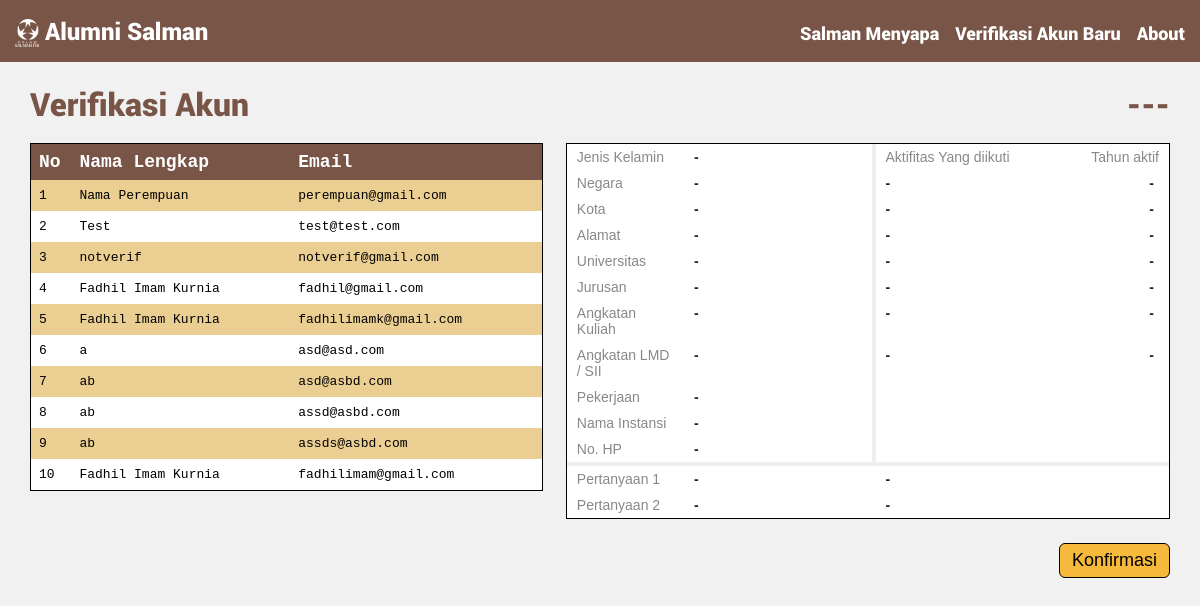
Page /verifikasi/ (signed in) on the earlier database version.
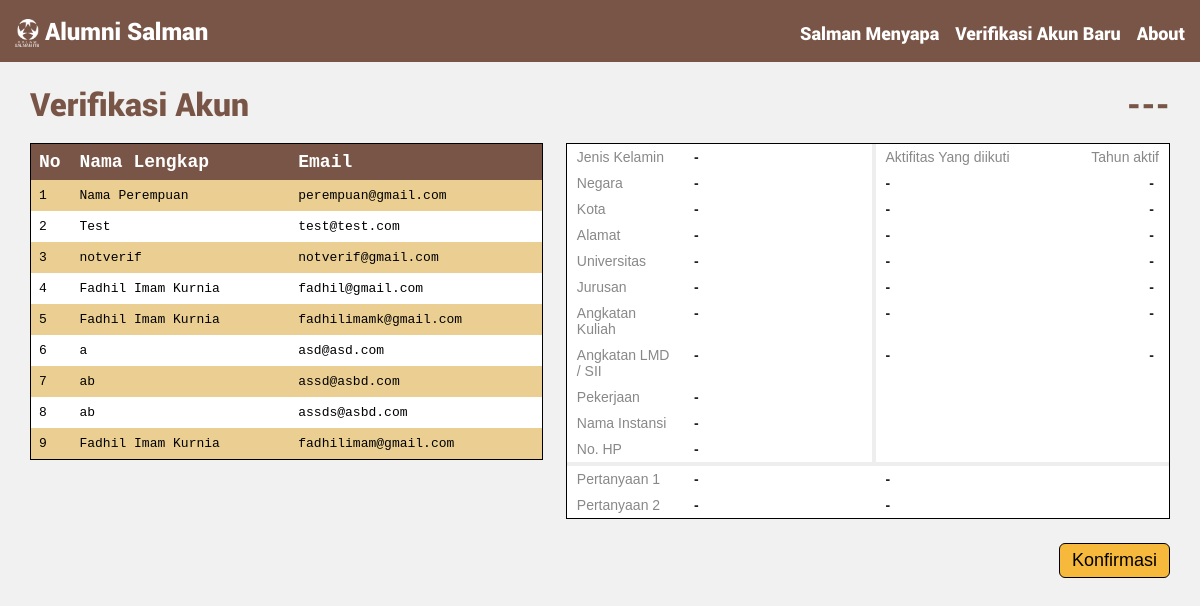
Same page on the later database version.
### alumni/models.py (models this page shows)
class User(Model):
    nama = CharField(max_length=50, null=True)
    email = EmailField(max_length=30, null=True)
    gender = CharField(max_length=20, null=True)
    alamat = CharField(max_length=100, null=True)
    negara = CharField(max_length=20, null=True)
    kota = CharField(max_length=20, null=True)
    no_hp = CharField(max_length=12, null=True)
    univ = CharField(max_length=50, null=True)
    jurusan = CharField(max_length=50, null=True)
    ang_kuliah = CharField(max_length=5, null=True)
    ang_LMD = CharField(max_length=5, null=True)
    pekerjaan = CharField(max_length=50, null=True)
    instansi = CharField(max_length=30, null=True)
    aktifitas = TextField(null=True)
    tahun_aktif = TextField(null=True)
    verified = BooleanField(default=False)
    password = CharField(max_length=50, null=True)
    latitude = DecimalField(max_digits=20, decimal_places=15, null=True)
    longitude = DecimalField(max_digits=20, decimal_places=15, null=True)
    pertanyaan1 = TextField(null=True)
    pertanyaan2 = TextField(null=True)
    jawaban1 = TextField(null=True)
    jawaban2 = TextField(null=True)
    profile_image = ImageField(upload_to=get_image_path, blank=True, null=True)

### alumni/views.py (the view)
# urls.py: url(r'^verifikasi/$', verifikasi, name='verifikasi'),
def verifikasi(request):
    if request.user.is_authenticated:
        users = User.objects.only("nama","email").filter(verified=False)
        context = {'users': users, 'counter': Counter()}
        return render(request, 'verifikasi.html', context)
    else:
        return redirect("/login/")

### alumni/templates/verifikasi.html (shortened to what the changed rows need)
{% extends "base.html" %}
{% block content %}
<div class="verif-content1">
    <h1 style="font-family: Roboto-Black; color: #795547;">Verifikasi Akun</h1>
    <br>
    <table class="verif-table2">
      <tr style="color: white; font-size: 18px;">
        <th style="width: 8%;">No</th>
        <th>Nama Lengkap</th>
        <th>Email</th>
      </tr>
      {% for user in users %}
          <tr id="child">
            <td>{{ forloop.counter }}</td>
            <td>{{ user.nama }}</td>
            <td>{{ user.email }}</td>
          </tr>
      {% endfor %}
    </table>
</div>
<div class="verif-content2">
    <h1 style="font-family: Roboto-Black; color: #795547; text-align: right;" id="verif-nama">---</h1>
    <br>
</div>
{% endblock %}

Differences in the rows shown:
no longer on this page (row edited): User: nama "ab", email "asd@asbd.com"
